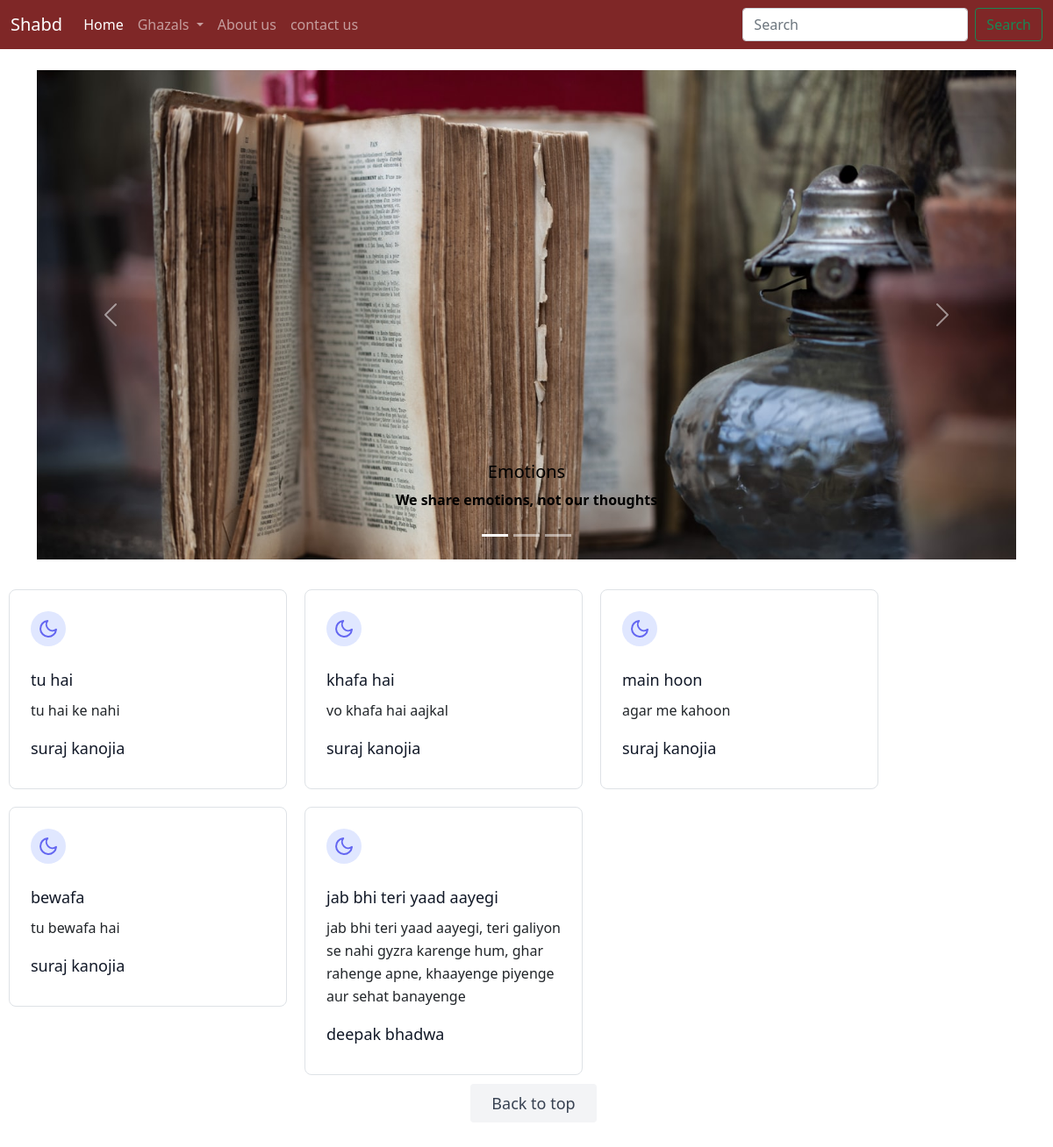
The page / on the database its author committed.
### home/models.py (models this page shows, shortened)
class ghazal_home(models.Model):
    ghazal_id = models.AutoField(primary_key=True)
    name = models.CharField(max_length=500)
    tags = models.CharField(max_length=500)
    writer = models.CharField(max_length=100)
    shayari = models.CharField(max_length=5000)

### home/views.py (the view)
# urls.py: path("", views.index, name='home'),
def index(request):
    shayari=ghazal_home.objects.all()
    return render(request,'index.html',{'shayari':shayari})

### templates/index.html (shortened to what this page needs)
{% extends 'base.html' %}
{% block body %}
<div class="container my-4">
<div id="carouselExampleCaptions" class="carousel slide" data-bs-ride="carousel" >
  <div class="carousel-indicators">
    <button type="button" data-bs-target="#carouselExampleCaptions" data-bs-slide-to="0" class="active" aria-current="true" aria-label="Slide 1"></button>
    <button type="button" data-bs-target="#carouselExampleCaptions" data-bs-slide-to="1" aria-label="Slide 2"></button>
    <button type="button" data-bs-target="#carouselExampleCaptions" data-bs-slide-to="2" aria-label="Slide 3"></button>
  </div>
  <div class="carousel-inner">
    <div class="carousel-item active">
      <img src="/static/images/1.jfif" class="d-block w-100" alt="...">
      <div class="carousel-caption d-none d-md-block">
        <h5 style="color: black;">Emotions</h5>
        <strong><p style="color: black;">We share emotions, not our thoughts</p></strong>
      </div>
    </div>
  </div>
  <button class="carousel-control-prev" type="button" data-bs-target="#carouselExampleCaptions" data-bs-slide="prev">
    <span class="carousel-control-prev-icon" aria-hidden="true"></span>
  </button>
  <button class="carousel-control-next" type="button" data-bs-target="#carouselExampleCaptions" data-bs-slide="next">
    <span class="carousel-control-next-icon" aria-hidden="true"></span>
  </button>
</div>
</div>
          {% for i in shayari %}
          <div class="container" style = "float: left; width: 337px; padding: 10px 10px 10px 10px;">
              <div class="border border-gray-200 p-6 rounded-lg">
                <div class="w-10 h-10 inline-flex items-center justify-center rounded-full bg-indigo-100 text-indigo-500 mb-4">
                  <svg fill="none" stroke="currentColor" stroke-linecap="round" stroke-linejoin="round" stroke-width="2" class="w-6 h-6" viewBox="0 0 24 24">
                    <path d="M21 12.79A9 9 0 1111.21 3 7 7 0 0021 12.79z"></path>
                  </svg>
                </div>
                <h2 class="text-lg text-gray-900 font-medium title-font mb-2">{{i.name}}</h2>
                <p class="leading-relaxed text-base">{{i.shayari}}</p>
                <h6 class="text-lg text-gray-900 font-medium title-font mb-2">{{i.writer}}</h6>
              </div>
          </div>
          {% endfor %}
{% endblock body %}

### templates/base.html (shortened to what this page needs)
<!doctype html>
<html lang="en">
  <head>
    <link href="https://unpkg.com/tailwindcss@^2/dist/tailwind.min.css" rel="stylesheet">
    <link href="https://cdn.jsdelivr.net/npm/bootstrap@5.0.2/dist/css/bootstrap.min.css" rel="stylesheet">
  </head>
  <body>
<nav class="navbar navbar-expand-lg navbar-dark bg-dark" style="background-color: #7f2727!important;">
        <div class="container-fluid">
          <a class="navbar-brand" href="/">Shabd</a>
          <div class="collapse navbar-collapse" id="navbarSupportedContent">
            <ul class="navbar-nav me-auto mb-2 mb-lg-0">
              <li class="nav-item">
                <a class="nav-link active" aria-current="page" href="/">Home</a>
              </li>
              <li class="nav-item dropdown">
                <a class="nav-link dropdown-toggle" id="navbarDropdown" role="button" data-bs-toggle="dropdown" aria-expanded="false">
                  Ghazals
                </a>
              </li>
              <li class="nav-item">
                <a class="nav-link" href="/about">About us</a>
              </li>
              <li class="nav-item">
                <a class="nav-link" href="/contact">contact us</a>
              </li>
            </ul>
            <form class="d-flex">
              <input class="form-control me-2" type="search" placeholder="Search" aria-label="Search">
              <button class="btn btn-outline-success" type="submit">Search</button>
            </form>
          </div>
        </div>
</nav>
{% block body %} {% endblock body %}
  </body>
  <div class="flex flex-col text-center w-full mb-12">
      <a href="#top" >
        <button class="ml-4 inline-flex text-gray-700 bg-gray-100 border-0 py-2 px-6 focus:outline-none hover:bg-gray-200 rounded text-lg">Back to top</button>
      </a>
    </div>
</html>

### rows shown on the page
ghazal_home: name "tu hai", shayari "tu hai ke nahi", writer "suraj kanojia"
ghazal_home: name "khafa hai", shayari "vo khafa hai aajkal", writer "suraj kanojia"
ghazal_home: name "main hoon", shayari "agar me kahoon", writer "suraj kanojia"
ghazal_home: name "bewafa", shayari "tu bewafa hai", writer "suraj kanojia"
ghazal_home: name "jab bhi teri yaad aayegi", shayari "jab bhi teri yaad aayegi, teri galiyon se nahi gyzra karenge hum, ghar rahenge apne, khaayenge piyenge aur sehat banayenge", writer "deepak bhadwa"
